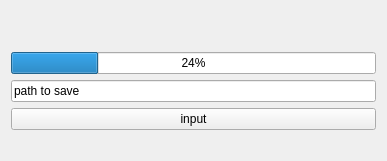
<?xml version="1.0" encoding="UTF-8"?>
<ui version="4.0">
 <class>recvfileop</class>
 <widget class="QWidget" name="recvfileop">
  <property name="geometry">
   <rect>
    <x>0</x>
    <y>0</y>
    <width>387</width>
    <height>161</height>
   </rect>
  </property>
  <property name="windowTitle">
   <string>mRecvFile</string>
  </property>
  <layout class="QGridLayout" name="gridLayout">
   <item row="0" column="0">
    <layout class="QVBoxLayout" name="verticalLayout_2">
     <item>
      <widget class="QLabel" name="stLabel">
       <property name="text">
        <string/>
       </property>
      </widget>
     </item>
     <item>
      <layout class="QVBoxLayout" name="verticalLayout">
       <item>
        <widget class="QProgressBar" name="recvProg">
         <property name="value">
          <number>24</number>
         </property>
        </widget>
       </item>
       <item>
        <widget class="QLineEdit" name="savePath">
         <property name="text">
          <string>path to save</string>
         </property>
        </widget>
       </item>
       <item>
        <widget class="QPushButton" name="pushButton">
         <property name="text">
          <string>input</string>
         </property>
        </widget>
       </item>
       <item>
        <spacer name="horizontalSpacer_2">
         <property name="orientation">
          <enum>Qt::Horizontal</enum>
         </property>
         <property name="sizeHint" stdset="0">
          <size>
           <width>40</width>
           <height>20</height>
          </size>
         </property>
        </spacer>
       </item>
      </layout>
     </item>
    </layout>
   </item>
  </layout>
 </widget>
 <layoutdefault spacing="6" margin="11"/>
 <resources/>
 <connections/>
</ui>
